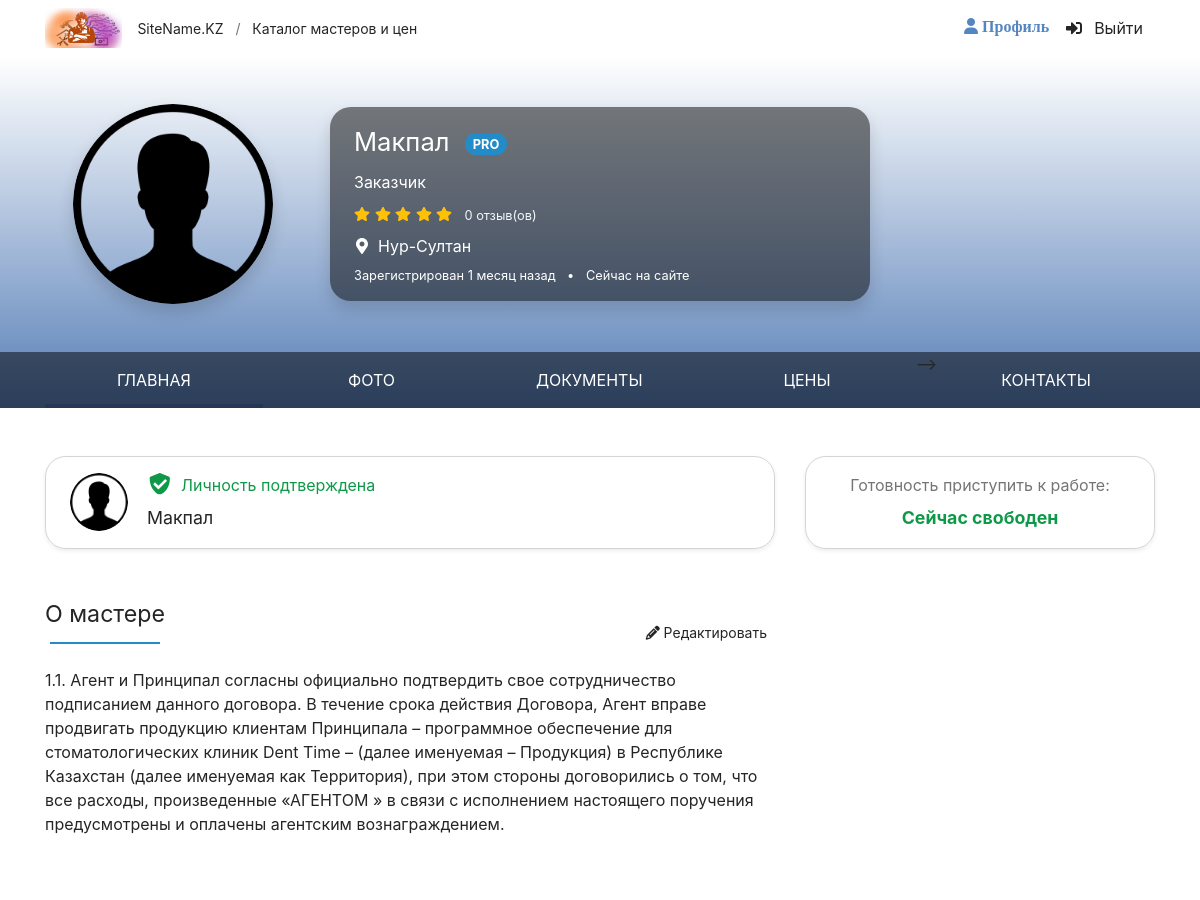
The page /myprofile.php (signed in, upper part) on the database as committed earlier.
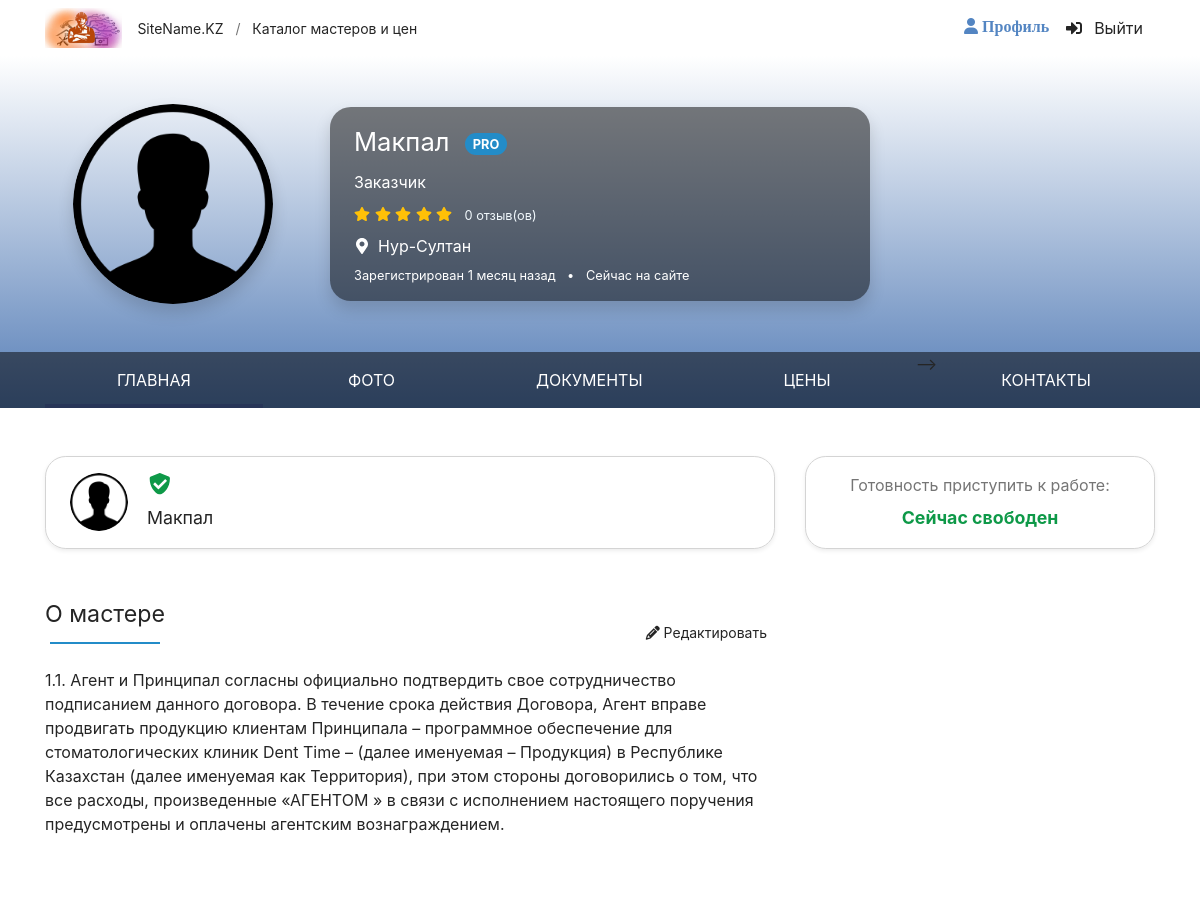
The same page on the database as committed later.
### tables this page shows
CREATE TABLE `users` (
  `ID` int(11) NOT NULL,
  `NAME` varchar(255) NOT NULL,
  `LASTNAME` varchar(255) NOT NULL,
  `PHONE` varchar(255) NOT NULL,
  `TYPE` int(11) NOT NULL,
  `PASSWORD` varchar(255) NOT NULL,
  `STATUS` int(11) NOT NULL,
  `LOCATION` int(11) NOT NULL,
  `ABOUT` mediumtext NOT NULL,
  `AVATAR` varchar(100) NOT NULL,
  `POST_DATE` date DEFAULT NULL
);

CREATE TABLE `dic_country` (
  `ID` int(11) NOT NULL,
  `NAME` varchar(255) NOT NULL
);

### myprofile.php (the view, shortened to what this page needs)
<!DOCTYPE html>
<html lang="ru">
<head>
<link href="Theme/css/photoswipe.css" rel="stylesheet">
<link href="Theme/css/default-skin.css" rel="stylesheet">
<link href="Theme/css/site.css" rel="stylesheet">
</head>
<body id="top" data-spy="scroll" data-target="#navbar" data-offset="100">
<header>
    <div class="container">
        <div class="row align-items-center">
            <div class="col-auto py-2 pr-0">
                <a href="index.php" rel="nofollow">
                    <img src="Theme/images/rabotniki-sm.png" alt="SiteName.KZ" style="height: 40px;">
                </a>
            </div>
            <div class="col-auto d-none d-md-block">
                <div class="middle">
                    <a class="text-body" href="index.php">SiteName.KZ</a>
                    <span class="text-muted px-2">/</span>
                    <a class="text-body" href="#">Каталог мастеров и цен</a>
                </div>
            </div>
            <div class="col text-right text-nowrap">
            <a class="" href="view.php">
            <i class="fa fa-user" aria-hidden="true">  Профиль</i>
            </a>
            <?php  if($_SESSION) { ?>
                <a class="btn btn-link text-body" href="exit.php">
                    <svg class="mr-2 i is-sign-in-alt"><use xlink:href="#s-sign-in-alt" /></use></svg>
                    Выйти
                </a>
            <?php } ?>
            </div>
        </div>
    </div>
</header>
<section style="background: linear-gradient(#FFFFFF, #567EB7);">
    <div>
        <div class="container py-4 py-md-5">
            <div class="row align-items-center">
 <?php
      require_once 'conn.php';
        $query3 ="SELECT u.* FROM `users` u where u.id = ".$_SESSION['id'];
        $result3 = mysqli_query($link, $query3) or die("Ошибка " . mysqli_error($link));
        $rows3 = mysqli_fetch_all($result3, MYSQLI_ASSOC);
        foreach($rows3 as $row3) {
 ?>
                <div class="col-md-4 col-lg-3 text-center mb-4 mb-md-0">
                    <img class="rounded-circle shadow img_upload" src="<?php if($row3['AVATAR']) { echo $row3['AVATAR']; } else { echo 'avatar/user.png';} ?>" width="200" height="200" alt="Мастер Иван Иванов">
                </div>
        <?php } ?>
                <div class="col-md-8 col-lg-7 col-xl-6">
                    <div class="bg-black-50 rounded-xl px-4 py-3 text-white text-center text-md-left shadow">
                       <?php
                       require_once 'conn.php';
                       $query ="SELECT u.*, d.name FROM `users` u, dic_country d where u.location = d.id and u.id = ".$_SESSION['id'];
                       $result = mysqli_query($link, $query) or die("Ошибка " . mysqli_error($link));
                       $rows = mysqli_fetch_all($result, MYSQLI_ASSOC);
                       $qr = "select max(rw.id) max_id from review rw where rw.ID_TO = ".$_SESSION['id'];
                       $ress = mysqli_query($link, $qr) or die("Ошибка " . mysqli_error($link));
                       $row_s = mysqli_fetch_all($ress, MYSQLI_ASSOC);
                       $max_id =  $row_s[0]['max_id'];
                       if($max_id)
                       {
                       $qs = "SELECT count(*) c FROM `review` r, `users` u where r.id_from = u.id and r.ID_TO = ".$_SESSION['id']." and r.id != $max_id";
                       $rs2 = mysqli_query($link, $qs) or die("Ошибка " . mysqli_error($link));
                       $qs2 = mysqli_fetch_all($rs2, MYSQLI_ASSOC);
                       }else {
                           $qs2[0]['c'] = 0;
                       }
                       foreach($rows as $row) {
                       ?>
                        <h1><?php echo $row['NAME'].' '.$row['LASTNAME']; ?><span id="w1" class="ml-2 icon-pro">PRO</span></h1>
                       <div class="mt-2"><?php if($row['TYPE'] == '2') { ?>Мастер <?php } else { ?>Заказчик<?php } ?></div>
                        <div class="mt-2">
                            <span class="text-warning pr-2">
                                <svg class="i is-star"><use xlink:href="#s-star" /></use></svg>
                                <svg class="i is-star"><use xlink:href="#s-star" /></use></svg>
                                <svg class="i is-star"><use xlink:href="#s-star" /></use></svg>
                                <svg class="i is-star"><use xlink:href="#s-star" /></use></svg>
                                <svg class="i is-star"><use xlink:href="#s-star" /></use></svg>
                            </span>
                             <a href="#reviews" rel="nofollow" class="small text-light"><?php if($qs2[0]['c']) { echo $qs2[0]['c']; } else { echo '0';} ?> отзыв(ов)</a>
                        </div>
                        <div class="mt-2">
                            <svg class="mr-2 i is-map-marker-alt"><use xlink:href="#s-map-marker-alt" /></use></svg><?php echo $row['name']; ?>
                        </div>
                        <div class="small mt-2">
                            <span class="text-nowrap">Зарегистрирован 1 месяц назад</span>
                            <span class="d-none d-sm-inline px-2">•</span>
                            <span class="text-nowrap">Сейчас на сайте</span>
                        </div>
                       <?php } ?>
                    </div>
                </div>
            </div>
        </div>
        <nav id="navbar" class="navbar navbar-profile navbar-expand-lg bg-black-50">
            <div class="container">
                <div id="navbar-collapse" class="navbar-nav collapse navbar-collapse">
                    <a class="nav-link text-uppercase active" href="#top" rel="nofollow">Главная</a>
                    <a class="nav-link text-uppercase" href="#photos">Фото</a>
                   <a class="nav-link text-uppercase" href="#docs">Документы</a>
                    <a class="nav-link text-uppercase" href="#price">Цены</a> -->
                    <a class="nav-link text-uppercase" href="#contacts">Контакты</a>
                </div>
            </div>
        </nav>
  </div>
</section>
<section class="container pt-5">
    <div class="row mb-4">
        <div class="col-lg-8">
            <div class="border mb-5 py-3 px-4 rounded-xl shadow-sm position-relative">
                    <div class="row">
                        <div class="col-auto pr-1">
                        <?php
                        foreach($rows3 as $row3) {?>
                             <img class="rounded-circle" src="<?php if($row3['AVATAR']) { echo $row3['AVATAR']; } else { echo 'avatar/user.png';} ?>" width="58" height="58" alt="">
                        <?php } ?>                                                  </div>
                        <div class="col position-static">
                        <?php  foreach($rows as $row) { ?>
                            <div class="mb-2 mt-n1">
                                <a class="text-success mb-2 stretched-link" href="#" data-modal="/modal/verified?user=3991">
                                    <svg class="mb-0 mr-1 pt-1 h1 i is-shield-check"><use xlink:href="#s-shield-check" /></use></svg>
                        <?php if($row['STATUS'] == '1') { ?>Личность подтверждена <?php } ?>
                                </a>
                            </div>
                            <div class="h5 mb-0">
                                 <?php echo $row['NAME']; ?>
                            </div>
                       <?php } ?>
                        </div>
                    </div>
            </div>
            <div style="display: flex;
    justify-content: space-between;
    align-items: center;">
                <h2 class="mb-4 text-center h-underline h-underline-secondary">О мастере  </h2>
                <a data-toggle="modal" data-target="#edit_slide" href="#" class="btn btn-white btn-sm"><i class="fa fa-pencil"></i> Редактировать </a>
            </div>
            <?php  foreach($rows as $row) { ?>
            <div>
               <p id="text_about"><?php echo $row['ABOUT']; ?></p>
             </div>
            <?php } ?>
            <div class="mt-4 row justify-content-center py-2">
            </div>
        </div>
        <div class="col-lg-4">
            <div class="border mb-5 p-3 rounded-xl shadow-sm text-center">
                <div class="text-muted mb-2">Готовность приступить к работе:</div>
                <div class="px-5">
                    <div id="pjaxReady" data-pjax-container="" data-pjax-push-state data-pjax-timeout="1000">
                        <b class="h5 text-success">Сейчас свободен</b>
                    </div>
                </div>
            </div>
        </div>
</section>
</body>
</html>

Rows that differ between the two databases and show on the page:
changed users "Макпал": no longer shows "Личность подтверждена"
